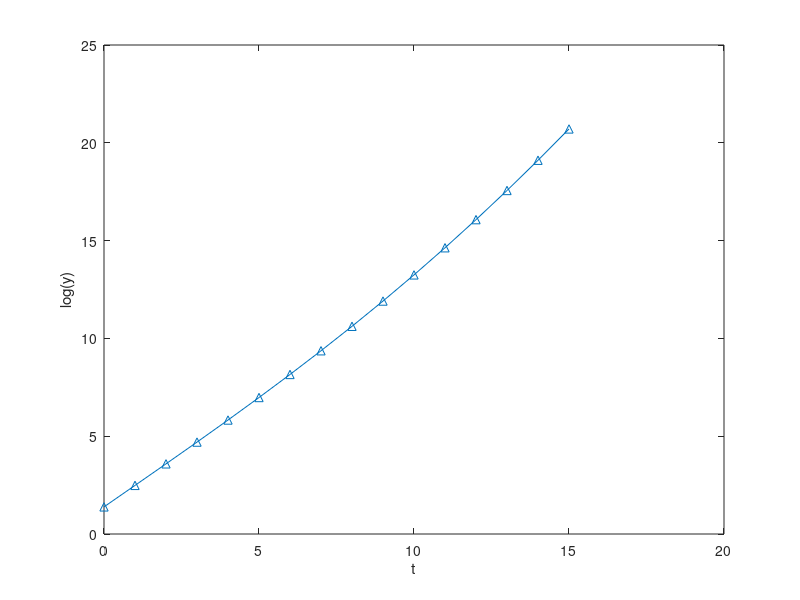

Reproduce this figure in MATLAB.
clear all; close all; clc;

phi = @(t, y) (2+0.01*t^2)*y;

N = 16;
h = 1;
t_val = linspace(0, 15, N);
y_val = zeros(size(t_val));
y_val(1) = 4;

%Iteration using Euler's method.
for i = 2:N
    y_val(i) = y_val(i-1) + h * phi(t_val(i-1), y_val(i-1));
end
plot(t_val, log(y_val),'^-')
xlabel('t')
ylabel('log(y)')
